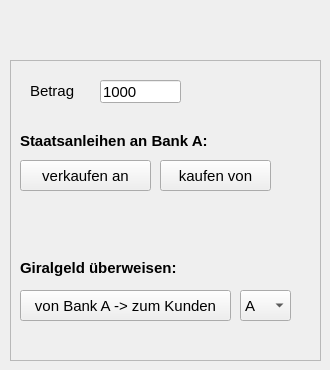
    <widget class="QWidget" name="page_2">
     <widget class="QFrame" name="frame_5">
      <property name="geometry">
       <rect>
        <x>10</x>
        <y>60</y>
        <width>311</width>
        <height>301</height>
       </rect>
      </property>
      <property name="frameShape">
       <enum>QFrame::StyledPanel</enum>
      </property>
      <property name="frameShadow">
       <enum>QFrame::Raised</enum>
      </property>
      <widget class="QLabel" name="label_8">
       <property name="geometry">
        <rect>
         <x>10</x>
         <y>70</y>
         <width>241</width>
         <height>21</height>
        </rect>
       </property>
       <property name="font">
        <font>
         <pointsize>11</pointsize>
         <weight>75</weight>
         <bold>true</bold>
        </font>
       </property>
       <property name="text">
        <string>Staatsanleihen an Bank A:</string>
       </property>
      </widget>
      <widget class="QLabel" name="label_10">
       <property name="geometry">
        <rect>
         <x>20</x>
         <y>20</y>
         <width>61</width>
         <height>21</height>
        </rect>
       </property>
       <property name="font">
        <font>
         <pointsize>11</pointsize>
        </font>
       </property>
       <property name="text">
        <string>Betrag</string>
       </property>
      </widget>
      <widget class="QPushButton" name="pushButtonStaatVerkauftStaatsanleihen">
       <property name="geometry">
        <rect>
         <x>10</x>
         <y>100</y>
         <width>131</width>
         <height>31</height>
        </rect>
       </property>
       <property name="font">
        <font>
         <pointsize>11</pointsize>
        </font>
       </property>
       <property name="text">
        <string>verkaufen an</string>
       </property>
      </widget>
      <widget class="QLineEdit" name="lineEditGeldbetragStaat">
       <property name="geometry">
        <rect>
         <x>90</x>
         <y>20</y>
         <width>81</width>
         <height>23</height>
        </rect>
       </property>
       <property name="font">
        <font>
         <pointsize>11</pointsize>
        </font>
       </property>
       <property name="text">
        <string>1000</string>
       </property>
      </widget>
      <widget class="QPushButton" name="pushButtonStaatKauftStaatsanleihen">
       <property name="geometry">
        <rect>
         <x>150</x>
         <y>100</y>
         <width>111</width>
         <height>31</height>
        </rect>
       </property>
       <property name="font">
        <font>
         <pointsize>11</pointsize>
        </font>
       </property>
       <property name="text">
        <string>kaufen von</string>
       </property>
      </widget>
      <widget class="QLabel" name="label">
       <property name="geometry">
        <rect>
         <x>10</x>
         <y>200</y>
         <width>231</width>
         <height>16</height>
        </rect>
       </property>
       <property name="font">
        <font>
         <pointsize>11</pointsize>
         <weight>75</weight>
         <bold>true</bold>
        </font>
       </property>
       <property name="text">
        <string>Giralgeld überweisen:</string>
       </property>
      </widget>
      <widget class="QPushButton" name="pushButtonStaatUeberweistGiralgeld">
       <property name="geometry">
        <rect>
         <x>10</x>
         <y>230</y>
         <width>211</width>
         <height>31</height>
        </rect>
       </property>
       <property name="font">
        <font>
         <pointsize>11</pointsize>
        </font>
       </property>
       <property name="text">
        <string>von Bank A -&gt; zum Kunden</string>
       </property>
      </widget>
      <widget class="QComboBox" name="comboBoxStaatUeberweistGiralgeldAn">
       <property name="geometry">
        <rect>
         <x>230</x>
         <y>230</y>
         <width>51</width>
         <height>31</height>
        </rect>
       </property>
       <property name="font">
        <font>
         <pointsize>11</pointsize>
        </font>
       </property>
       <item>
        <property name="text">
         <string>A</string>
        </property>
       </item>
       <item>
        <property name="text">
         <string>B</string>
        </property>
       </item>
       <item>
        <property name="text">
         <string>C</string>
        </property>
       </item>
       <item>
        <property name="text">
         <string>D</string>
        </property>
       </item>
      </widget>
     </widget>
    </widget>
